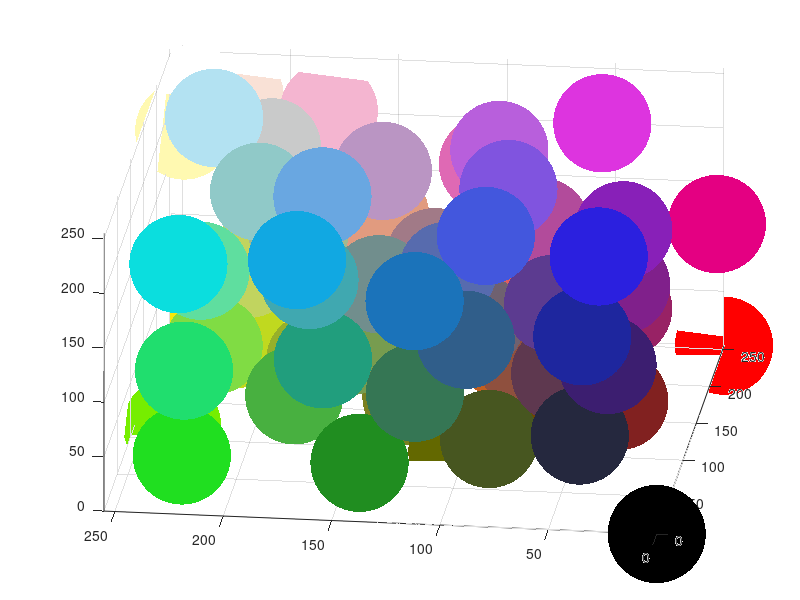

MATLAB code for this plot:
clc, clear;
global set
load("base.mat", "base");
load("raw.mat", "raw");
load("addition.mat", "addition");
set = addition;
lenBase = length(set);
set = set';

figure(1)

for i = 1 : lenBase
    X = set(1, i);
    Y = set(2, i);
    Z = set(3, i);
    c = [X Y Z] / 255;
    xlim([0 255]);
    ylim([0 255]);
    zlim([0 255]);
    scatter3(X,Y,Z,5000,c,'filled')
    view([-83.0580110497238 34.3275700934579]);
    hold on
end